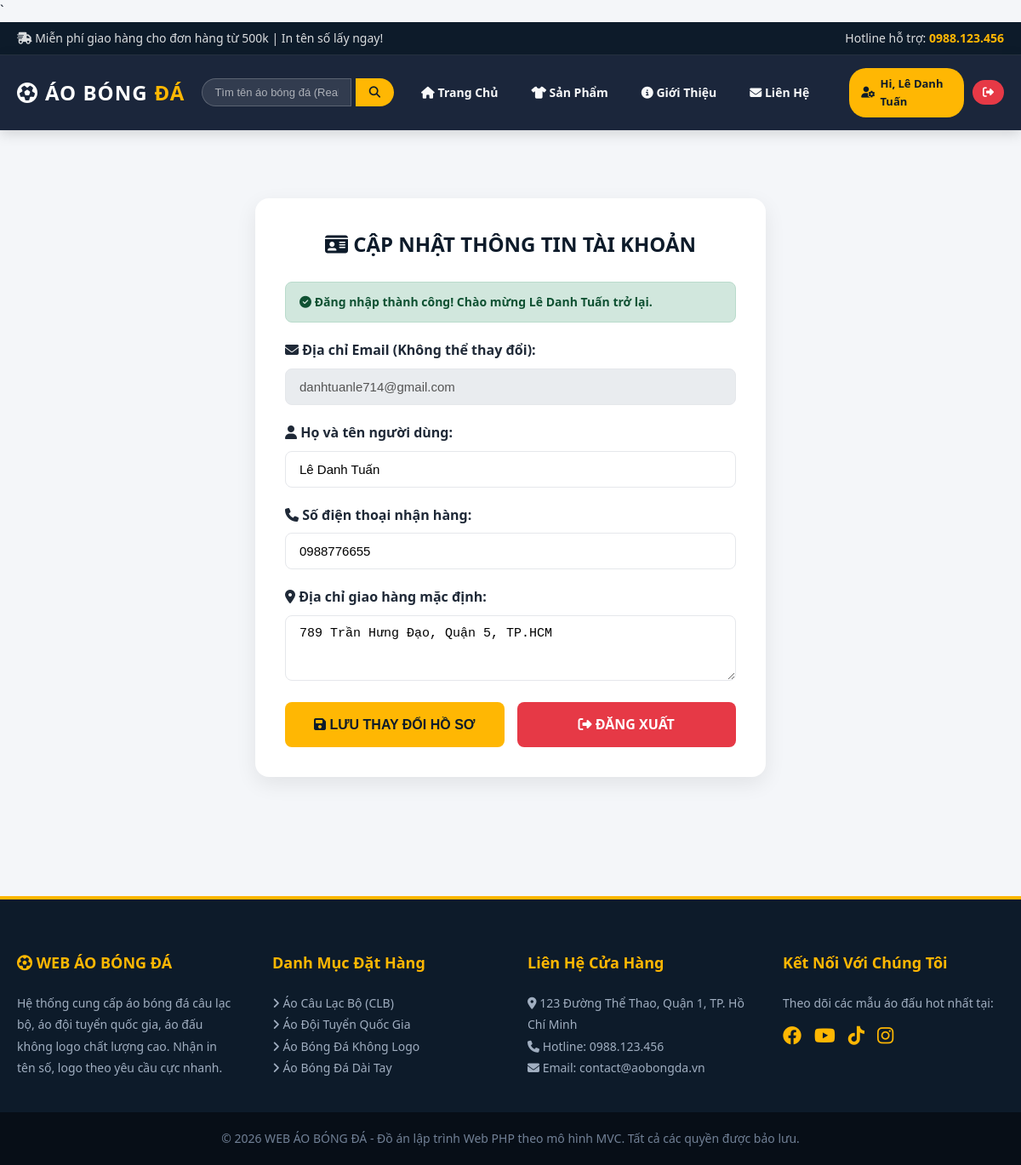
The app's page /index.php?action=profile&msg=login_success (signed in) with its own data.
### tables this page shows
CREATE TABLE `users` (
  `id` INT AUTO_INCREMENT PRIMARY KEY,
  `fullname` VARCHAR(255) NOT NULL,
  `email` VARCHAR(255) NOT NULL UNIQUE,
  `password` VARCHAR(255) NOT NULL,
  `phone` VARCHAR(20) DEFAULT '',
  `address` VARCHAR(255) DEFAULT '',
  `role` VARCHAR(20) DEFAULT 'user',
  `created_at` DATETIME DEFAULT CURRENT_TIMESTAMP
);

### controllers/AuthController.php (called while the page is built, shortened)
<?php
require_once __DIR__ . '/../models/User.php';
class AuthController {
    private $userModel;
    public function __construct() {
        $this->userModel = new User();
    }
    public function profile() {
        $userId = $_SESSION['user']['id'];
        $user = $this->userModel->getById($userId);
        require_once __DIR__ . '/../views/layouts/header.php';
        require_once __DIR__ . '/../views/auth/profile.php';
        require_once __DIR__ . '/../views/layouts/footer.php';
    }
}

### models/User.php (called while the page is built, shortened)
<?php
require_once __DIR__ . '/connect.php';
class User {
    private $db;
    public function __construct() {
        $this->db = db_connect();
    }
    public function getById($id) {
        if ($this->db) {
            try {
                $stmt = $this->db->prepare("SELECT id, fullname, email, phone, address, role FROM users WHERE id = :id");
                $stmt->execute(['id' => $id]);
                return $stmt->fetch();
            } catch (PDOException $e) {}
        }
        return [
            'id' => $id,
            'fullname' => 'Nguyễn Văn Minh',
            'email' => 'minh.nguyen@gmail.com',
            'phone' => '0912345678',
            'address' => '123 Nguyễn Trãi, Quận 5, TP.HCM',
            'role' => 'user'
        ];
    }
}

### models/connect.php (called while the page is built, shortened)
<?php
class Connect {
    private static $instance = null;
    private $conn;
    private function __construct() {
        try {
            $dsn = "mysql:host=" . DB_HOST . ";dbname=" . DB_NAME . ";charset=" . DB_CHARSET;
            $options = [
                PDO::ATTR_ERRMODE            => PDO::ERRMODE_EXCEPTION,
                PDO::ATTR_DEFAULT_FETCH_MODE => PDO::FETCH_ASSOC,
                PDO::ATTR_EMULATE_PREPARES   => false,
            ];
            $this->conn = new PDO($dsn, DB_USER, DB_PASS, $options);
        } catch (PDOException $e) {
            $this->conn = null;
        }
    }
    public static function getInstance() {
        if (!self::$instance) {
            self::$instance = new Connect();
        }
        return self::$instance;
    }
    public function getConnection() {
        return $this->conn;
    }
}
function db_connect() {
    return Connect::getInstance()->getConnection();
}

### views/auth/profile.php (the view, shortened to what this page needs)
<div class="container section">
    <div class="form-card" style="max-width: 600px;">
        <h2 class="form-title"><i class="fa-solid fa-id-card"></i> CẬP NHẬT THÔNG TIN TÀI KHOẢN</h2>
        <?php if (isset($_GET['msg']) && $_GET['msg'] === 'login_success'): ?>
            <div class="alert-msg alert-success">
                <i class="fa-solid fa-circle-check"></i> Đăng nhập thành công! Chào mừng <strong><?php echo htmlspecialchars($user['fullname']); ?></strong> trở lại.
            </div>
        <?php endif; ?>
        <form action="index.php?action=profile" method="POST">
            <div class="form-group">
                <label for="email"><i class="fa-solid fa-envelope"></i> Địa chỉ Email (Không thể thay đổi):</label>
                <input type="email" id="email" class="form-control" value="<?php echo htmlspecialchars($user['email']); ?>" disabled style="background:#e9ecef;">
            </div>
            <div class="form-group">
                <label for="fullname"><i class="fa-solid fa-user"></i> Họ và tên người dùng:</label>
                <input type="text" id="fullname" name="fullname" class="form-control" value="<?php echo htmlspecialchars($user['fullname']); ?>" required>
            </div>
            <div class="form-group">
                <label for="phone"><i class="fa-solid fa-phone"></i> Số điện thoại nhận hàng:</label>
                <input type="text" id="phone" name="phone" class="form-control" value="<?php echo htmlspecialchars($user['phone'] ?? ''); ?>" placeholder="Nhập số điện thoại...">
            </div>
            <div class="form-group">
                <label for="address"><i class="fa-solid fa-location-dot"></i> Địa chỉ giao hàng mặc định:</label>
                <textarea id="address" name="address" class="form-control" rows="3" placeholder="Nhập số nhà, tên đường, phường/xã, quận/huyện..."><?php echo htmlspecialchars($user['address'] ?? ''); ?></textarea>
            </div>
            <div style="display: flex; gap: 15px; margin-top: 25px;">
                <button type="submit" class="btn-submit" style="background: var(--accent-color); color: var(--primary-color);"><i class="fa-solid fa-floppy-disk"></i> LƯU THAY ĐỔI HỒ SƠ</button>
                <a href="index.php?action=logout" class="btn-submit" style="background: var(--danger-color); text-align: center; display: inline-block;"><i class="fa-solid fa-right-from-bracket"></i> ĐĂNG XUẤT</a>
            </div>
        </form>
    </div>
</div>

### views/layouts/header.php (shortened to what this page needs)
<?php
$currentController = $_GET['controller'] ?? ($_GET['action'] ?? 'home');
$currentAction     = $_GET['action'] ?? 'index';
$searchKw          = $_GET['keyword'] ?? '';
$currentUser       = $_SESSION['user'] ?? null;
?>
<!DOCTYPE html>
<html lang="vi">
<head>
    <link rel="stylesheet" href="assets/css/style.css">
    <link rel="stylesheet" href="https://cdnjs.cloudflare.com/ajax/libs/font-awesome/6.4.0/css/all.min.css">
</head>
<body>
    <div class="top-bar">
        <div class="container top-bar-content">
            <div><i class="fa-solid fa-truck-fast"></i> Miễn phí giao hàng cho đơn hàng từ 500k | In tên số lấy ngay!</div>
            <div>Hotline hỗ trợ: <strong style="color: var(--accent-color);">0988.123.456</strong></div>
        </div>
    </div>
    <header class="header-main">
        <div class="container header-wrapper">
            <div class="logo">
                <a href="index.php">
                    <i class="fa-solid fa-futbol"></i> ÁO BÓNG <span>ĐÁ</span>
                </a>
            </div>
            <div class="header-search-box">
                <form action="index.php" method="GET" style="display: flex; gap: 5px; width: 100%;">
                    <input type="text" name="keyword" class="header-search-input" placeholder="Tìm tên áo bóng đá (Real, MU, ĐT Việt Nam...)" value="<?php echo htmlspecialchars($searchKw); ?>" required>
                    <button type="submit" class="header-search-btn"><i class="fa-solid fa-magnifying-glass"></i></button>
                </form>
            </div>
            <nav class="nav-menu">
                <ul>
                    <li><a href="index.php?action=home" class="<?php echo ($currentController === 'home') ? 'active' : ''; ?>"><i class="fa-solid fa-house"></i> Trang Chủ</a></li>
                    <li><a href="index.php?action=product" class="<?php echo ($currentController === 'product') ? 'active' : ''; ?>"><i class="fa-solid fa-shirt"></i> Sản Phẩm</a></li>
                    <li><a href="index.php?action=page&sub=about" class="<?php echo ($currentAction === 'about') ? 'active' : ''; ?>"><i class="fa-solid fa-circle-info"></i> Giới Thiệu</a></li>
                    <li><a href="index.php?action=page&sub=contact" class="<?php echo ($currentAction === 'contact') ? 'active' : ''; ?>"><i class="fa-solid fa-envelope"></i> Liên Hệ</a></li>
                </ul>
            </nav>
            <div class="header-actions" style="display: flex; align-items: center; gap: 10px; margin-left: 15px;">
                <?php if ($currentUser): ?>
                    <a href="index.php?action=profile" style="background: #ffb703; color: #0d1b2a; font-weight:800; padding: 8px 14px; border-radius: 20px; text-decoration:none; font-size:13px; display:inline-flex; align-items:center; gap:6px;">
                        <i class="fa-solid fa-user-gear"></i> Hi, <?php echo htmlspecialchars($currentUser['fullname']); ?>
                    </a>
                    <a href="index.php?action=logout" style="background: #e63946; color: white; padding: 8px 12px; border-radius: 20px; text-decoration:none; font-size:13px;" title="Đăng xuất">
                        <i class="fa-solid fa-right-from-bracket"></i>
                    </a>
                <?php endif; ?>
            </div>
        </div>
    </header>

### assets/css/style.css (style rules this page uses)
:root { --primary-color: #0d1b2a; --secondary-color: #1b263b; --accent-color: #ffb703; --accent-hover: #fb8500; --danger-color: #e63946; --success-color: #2a9d8f; --text-dark: #1f2937; --text-light: #f8f9fa; --text-muted: #6c757d; --bg-light: #f4f6f9; --white: #ffffff; --border-color: #e5e7eb; --card-shadow: 0 8px 24px rgba(0,0,0,0.08); --transition: all 0.3s cubic-bezier(0.25, 0.8, 0.25, 1); --font-main: 'Segoe UI', Tahoma, Geneva, Verdana, sans-serif; }
* { margin: 0; padding: 0; box-sizing: border-box; }
body { font-family: var(--font-main); background-color: var(--bg-light); color: var(--text-dark); line-height: 1.6; }
a { text-decoration: none; color: inherit; }
.top-bar { background: var(--primary-color); color: rgba(255,255,255,0.85); padding: 8px 0; font-size: 14px; border-bottom: 1px solid rgba(255,255,255,0.1); }
.container { max-width: 1200px; margin: 0 auto; padding: 0 20px; }
.top-bar-content { display: flex; justify-content: space-between; align-items: center; }
.header-main { background: var(--secondary-color); padding: 15px 0; position: sticky; top: 0; z-index: 1000; box-shadow: 0 4px 15px rgba(0,0,0,0.15); }
.header-wrapper { display: flex; justify-content: space-between; align-items: center; gap: 20px; }
.logo a { font-size: 24px; font-weight: 800; color: var(--white); letter-spacing: 1px; display: flex; align-items: center; gap: 8px; white-space: nowrap; }
.logo span { color: var(--accent-color); }
.header-search-box { flex-grow: 1; max-width: 360px; }
.header-search-input { width: 100%; padding: 8px 14px; border-radius: 20px 0 0 20px; border: 1px solid rgba(255,255,255,0.2); background: rgba(255,255,255,0.1); color: white; outline: none; font-size: 13px; }
.header-search-input::placeholder { color: rgba(255,255,255,0.6); }
.header-search-btn { padding: 8px 16px; background: var(--accent-color); color: var(--primary-color); border: none; border-radius: 0 20px 20px 0; cursor: pointer; font-weight: 700; transition: var(--transition); }
.nav-menu ul { display: flex; list-style: none; gap: 15px; }
.nav-menu a { color: var(--text-light); font-weight: 600; font-size: 14px; padding: 8px 12px; border-radius: 6px; transition: var(--transition); white-space: nowrap; }
.section { padding: 50px 0; }
.form-card { max-width: 550px; margin: 30px auto; background: var(--white); border-radius: 16px; padding: 35px; box-shadow: var(--card-shadow); }
.form-title { font-size: 24px; font-weight: 800; color: var(--primary-color); text-align: center; margin-bottom: 25px; }
.form-group { margin-bottom: 20px; }
.form-group label { display: block; font-weight: 600; margin-bottom: 8px; color: var(--text-dark); }
.form-control { width: 100%; padding: 12px 16px; border: 1px solid var(--border-color); border-radius: 8px; font-size: 15px; outline: none; transition: var(--transition); }
.btn-submit { width: 100%; padding: 14px; background: var(--primary-color); color: var(--white); font-size: 16px; font-weight: 700; border: none; border-radius: 8px; cursor: pointer; transition: var(--transition); }
.alert-msg { padding: 12px 16px; border-radius: 8px; margin-bottom: 20px; font-weight: 600; font-size: 14px; }
.alert-success { background: #d1e7dd; color: #0f5132; border: 1px solid #badbcc; }

### records on screen
users: fullname "Lê Danh Tuấn", email "danhtuanle714@gmail.com", phone "0988776655", address "789 Trần Hưng Đạo, Quận 5, TP.HCM"
